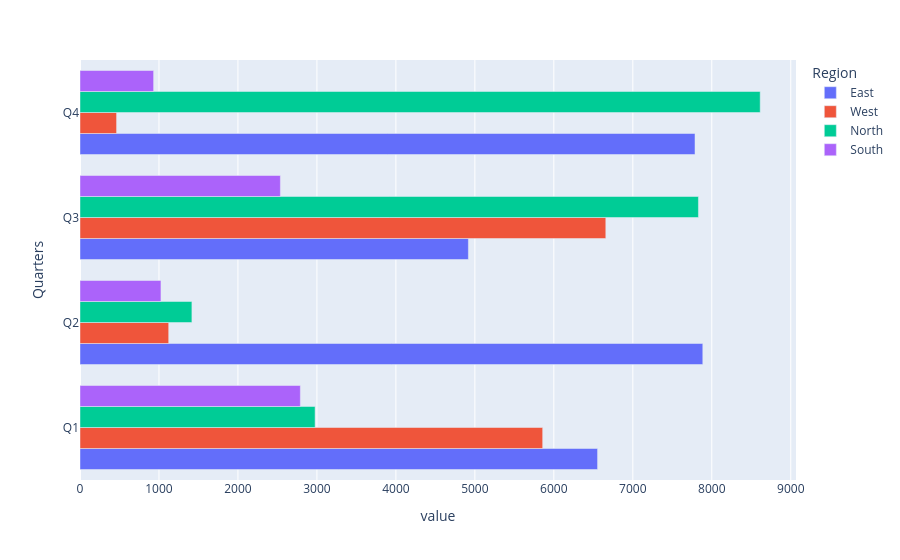

Source (notebook cell):
### Markdown cell above
## barh  horizontal bar chart

### Code cell
data.plot.barh(barmode="group")

### Figure 1 — Plotly figure (JSON) as saved in the notebook; plotly's stock layout.template omitted (floating-point values rounded to 4 significant figures)
{"data": [{"alignmentgroup": "True", "hovertemplate": "Region=East<br>value=%{x}<br>Quarters=%{y}<extra></extra>", "legendgroup": "East", "marker": {"color": "#636efa", "pattern": {"shape": ""}}, "name": "East", "offsetgroup": "East", "orientation": "h", "showlegend": true, "textposition": "auto", "type": "bar", "x": [6554.0, 7886.0, 4918.0, 7787.0], "xaxis": "x", "y": ["Q1", "Q2", "Q3", "Q4"], "yaxis": "y"}, {"alignmentgroup": "True", "hovertemplate": "Region=West<br>value=%{x}<br>Quarters=%{y}<extra></extra>", "legendgroup": "West", "marker": {"color": "#EF553B", "pattern": {"shape": ""}}, "name": "West", "offsetgroup": "West", "orientation": "h", "showlegend": true, "textposition": "auto", "type": "bar", "x": [5859.0, 1123.0, 6658.0, 463.2], "xaxis": "x", "y": ["Q1", "Q2", "Q3", "Q4"], "yaxis": "y"}, {"alignmentgroup": "True", "hovertemplate": "Region=North<br>value=%{x}<br>Quarters=%{y}<extra></extra>", "legendgroup": "North", "marker": {"color": "#00cc96", "pattern": {"shape": ""}}, "name": "North", "offsetgroup": "North", "orientation": "h", "showlegend": true, "textposition": "auto", "type": "bar", "x": [2977.0, 1417.0, 7831.0, 8613.0], "xaxis": "x", "y": ["Q1", "Q2", "Q3", "Q4"], "yaxis": "y"}, {"alignmentgroup": "True", "hovertemplate": "Region=South<br>value=%{x}<br>Quarters=%{y}<extra></extra>", "legendgroup": "South", "marker": {"color": "#ab63fa", "pattern": {"shape": ""}}, "name": "South", "offsetgroup": "South", "orientation": "h", "showlegend": true, "textposition": "auto", "type": "bar", "x": [2790.0, 1025.0, 2537.0, 932.2], "xaxis": "x", "y": ["Q1", "Q2", "Q3", "Q4"], "yaxis": "y"}], "layout": {"barmode": "group", "legend": {"title": {"text": "Region"}, "tracegroupgap": 0}, "margin": {"t": 60}, "xaxis": {"anchor": "y", "domain": [0, 1], "title": {"text": "value"}}, "yaxis": {"anchor": "x", "domain": [0, 1], "title": {"text": "Quarters"}}}}
